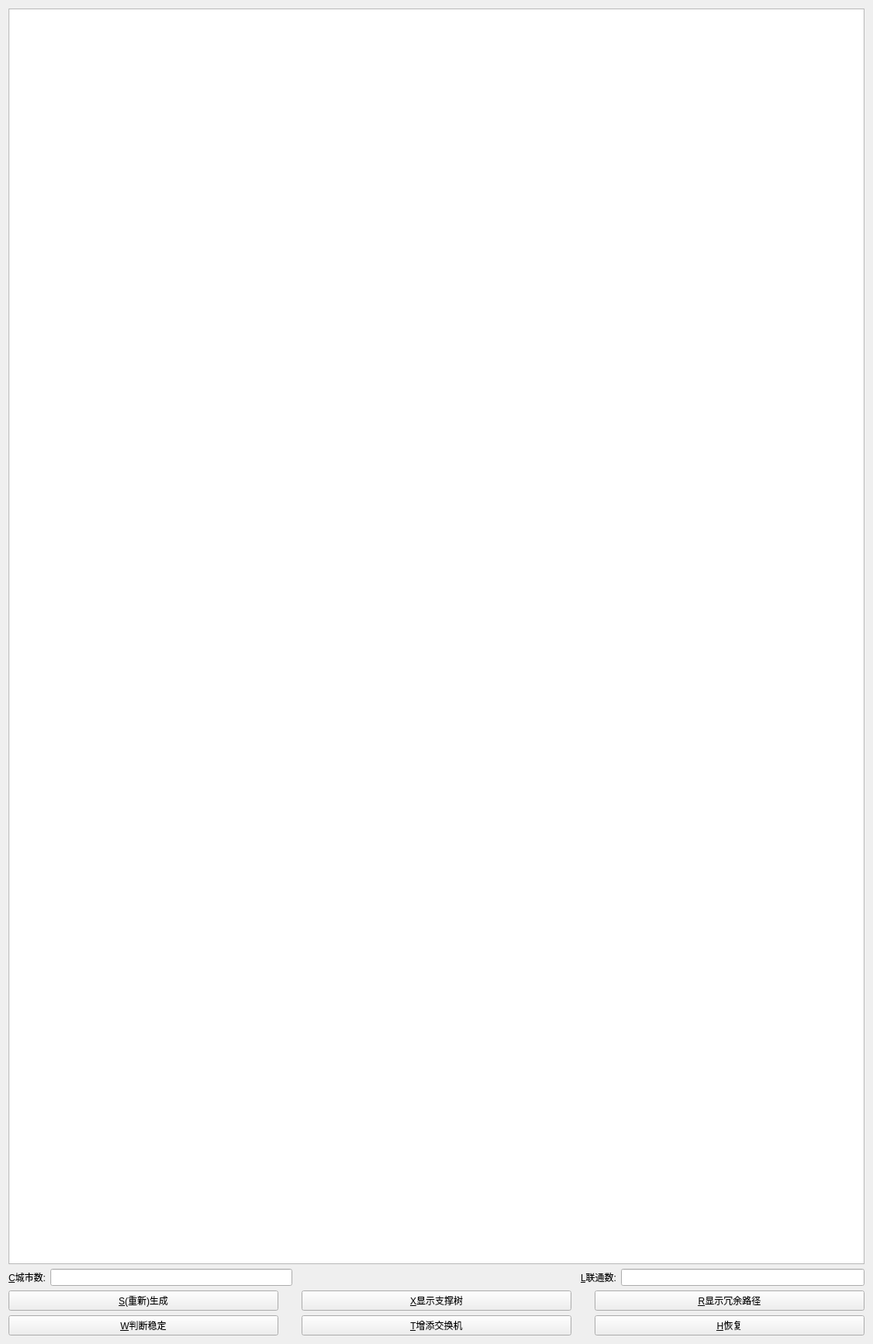
<?xml version="1.0" encoding="UTF-8"?>
<ui version="4.0">
 <class>Widget</class>
 <widget class="QWidget" name="Widget">
  <property name="geometry">
   <rect>
    <x>0</x>
    <y>0</y>
    <width>1126</width>
    <height>1733</height>
   </rect>
  </property>
  <property name="sizePolicy">
   <sizepolicy hsizetype="Expanding" vsizetype="Expanding">
    <horstretch>0</horstretch>
    <verstretch>0</verstretch>
   </sizepolicy>
  </property>
  <property name="windowTitle">
   <string>Widget</string>
  </property>
  <layout class="QFormLayout" name="formLayout_3">
   <item row="2" column="0" colspan="2">
    <layout class="QHBoxLayout" name="horizontalLayout">
     <property name="spacing">
      <number>30</number>
     </property>
     <item>
      <widget class="QPushButton" name="pushButton_shengcheng">
       <property name="sizePolicy">
        <sizepolicy hsizetype="Expanding" vsizetype="Expanding">
         <horstretch>1</horstretch>
         <verstretch>0</verstretch>
        </sizepolicy>
       </property>
       <property name="text">
        <string>&amp;S(重新)生成</string>
       </property>
      </widget>
     </item>
     <item>
      <widget class="QPushButton" name="pushButton_zhichengshu">
       <property name="sizePolicy">
        <sizepolicy hsizetype="Expanding" vsizetype="Expanding">
         <horstretch>1</horstretch>
         <verstretch>0</verstretch>
        </sizepolicy>
       </property>
       <property name="text">
        <string>&amp;X显示支撑树</string>
       </property>
      </widget>
     </item>
     <item>
      <widget class="QPushButton" name="pushButton_rongyu">
       <property name="sizePolicy">
        <sizepolicy hsizetype="Expanding" vsizetype="Expanding">
         <horstretch>1</horstretch>
         <verstretch>0</verstretch>
        </sizepolicy>
       </property>
       <property name="text">
        <string>&amp;R显示冗余路径</string>
       </property>
      </widget>
     </item>
    </layout>
   </item>
   <item row="1" column="0" colspan="2">
    <layout class="QHBoxLayout" name="horizontalLayout_3">
     <item>
      <layout class="QFormLayout" name="formLayout_2">
       <item row="0" column="0">
        <widget class="QLabel" name="label_chengshi">
         <property name="sizePolicy">
          <sizepolicy hsizetype="Expanding" vsizetype="Expanding">
           <horstretch>2</horstretch>
           <verstretch>0</verstretch>
          </sizepolicy>
         </property>
         <property name="text">
          <string>&amp;C城市数:</string>
         </property>
         <property name="buddy">
          <cstring>lineEdit_city</cstring>
         </property>
        </widget>
       </item>
       <item row="0" column="1">
        <widget class="QLineEdit" name="lineEdit_city">
         <property name="sizePolicy">
          <sizepolicy hsizetype="Expanding" vsizetype="Fixed">
           <horstretch>3</horstretch>
           <verstretch>0</verstretch>
          </sizepolicy>
         </property>
        </widget>
       </item>
      </layout>
     </item>
     <item>
      <spacer name="horizontalSpacer">
       <property name="orientation">
        <enum>Qt::Horizontal</enum>
       </property>
       <property name="sizeHint" stdset="0">
        <size>
         <width>40</width>
         <height>20</height>
        </size>
       </property>
      </spacer>
     </item>
     <item>
      <layout class="QFormLayout" name="formLayout">
       <item row="0" column="0">
        <widget class="QLabel" name="label_liantong">
         <property name="sizePolicy">
          <sizepolicy hsizetype="Expanding" vsizetype="Expanding">
           <horstretch>2</horstretch>
           <verstretch>0</verstretch>
          </sizepolicy>
         </property>
         <property name="text">
          <string>&amp;L联通数:</string>
         </property>
         <property name="buddy">
          <cstring>lineEdit_line</cstring>
         </property>
        </widget>
       </item>
       <item row="0" column="1">
        <widget class="QLineEdit" name="lineEdit_line">
         <property name="sizePolicy">
          <sizepolicy hsizetype="Expanding" vsizetype="Expanding">
           <horstretch>3</horstretch>
           <verstretch>0</verstretch>
          </sizepolicy>
         </property>
        </widget>
       </item>
      </layout>
     </item>
    </layout>
   </item>
   <item row="3" column="0" colspan="2">
    <layout class="QHBoxLayout" name="horizontalLayout_2">
     <property name="spacing">
      <number>30</number>
     </property>
     <item>
      <widget class="QPushButton" name="pushButton_3_1">
       <property name="sizePolicy">
        <sizepolicy hsizetype="Expanding" vsizetype="Expanding">
         <horstretch>1</horstretch>
         <verstretch>0</verstretch>
        </sizepolicy>
       </property>
       <property name="text">
        <string>&amp;W判断稳定</string>
       </property>
      </widget>
     </item>
     <item>
      <widget class="QPushButton" name="pushButton_2">
       <property name="sizePolicy">
        <sizepolicy hsizetype="Expanding" vsizetype="Expanding">
         <horstretch>1</horstretch>
         <verstretch>0</verstretch>
        </sizepolicy>
       </property>
       <property name="text">
        <string>&amp;T增添交换机</string>
       </property>
      </widget>
     </item>
     <item>
      <widget class="QPushButton" name="pushButton_init">
       <property name="sizePolicy">
        <sizepolicy hsizetype="Expanding" vsizetype="Expanding">
         <horstretch>1</horstretch>
         <verstretch>0</verstretch>
        </sizepolicy>
       </property>
       <property name="text">
        <string>&amp;H恢复</string>
       </property>
      </widget>
     </item>
    </layout>
   </item>
   <item row="0" column="0" colspan="2">
    <widget class="QGraphicsView" name="graphicsView">
     <property name="sizePolicy">
      <sizepolicy hsizetype="Expanding" vsizetype="Expanding">
       <horstretch>2</horstretch>
       <verstretch>2</verstretch>
      </sizepolicy>
     </property>
     <property name="minimumSize">
      <size>
       <width>500</width>
       <height>500</height>
      </size>
     </property>
     <property name="maximumSize">
      <size>
       <width>16777215</width>
       <height>16777215</height>
      </size>
     </property>
    </widget>
   </item>
  </layout>
 </widget>
 <layoutdefault spacing="6" margin="11"/>
 <tabstops>
  <tabstop>lineEdit_city</tabstop>
  <tabstop>pushButton_shengcheng</tabstop>
  <tabstop>pushButton_zhichengshu</tabstop>
  <tabstop>graphicsView</tabstop>
 </tabstops>
 <resources/>
 <connections/>
</ui>
